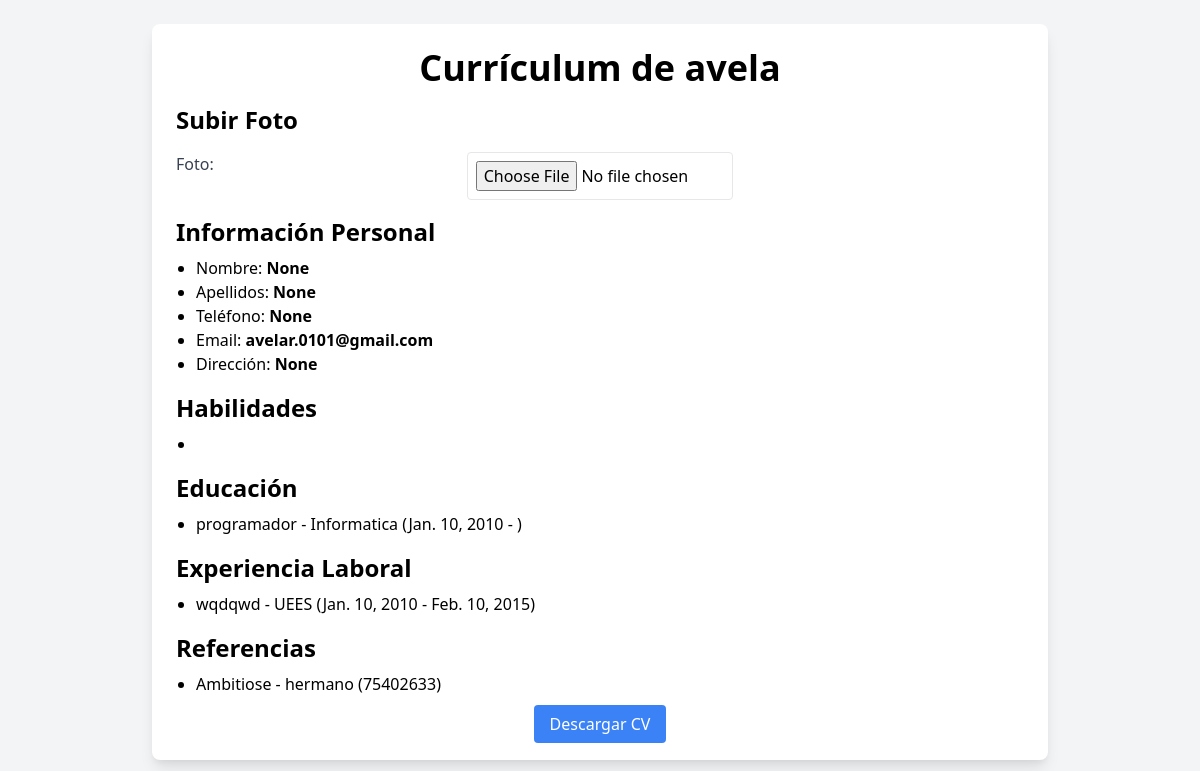
Page /curriculum/15/ (signed in) on the committed database.
### curriculum/models.py (models this page shows, shortened)
class Curriculum(models.Model):
    usuario = models.ForeignKey(Usuario, on_delete=models.CASCADE)
    fecha_creacion = models.DateTimeField(auto_now_add=True)
    plantilla_seleccionada = models.CharField(max_length=100)
    formato_exportacion = models.CharField(max_length=100)
    nombres = models.CharField(max_length=100, blank=True, null=True)  # Campo para Nombres
    apellidos = models.CharField(max_length=100, blank=True, null=True)  # Campo para Apellidos
    telefono = models.CharField(max_length=15, blank=True, null=True)  # Campo para Teléfono
    direccion = models.CharField(max_length=255, blank=True, null=True)  # Campo para Dirección
    foto = models.ImageField(upload_to='fotos/', null=True, blank=True)
    from django.db import models

class Usuario(AbstractUser):
    es_premium = models.BooleanField(default=False)
    groups = models.ManyToManyField(
        'auth.Group',
        related_name='usuarios_curriculum',  # Agrega related_name aquí
        blank=True,
        help_text='The groups this user belongs to. A user will get all permissions granted to each of their groups.',
        verbose_name='groups',
    )
    user_permissions = models.ManyToManyField(
        'auth.Permission',
        related_name='usuarios_curriculum',  # Agrega related_name aquí
        blank=True,
        help_text='Specific permissions for this user.',
        verbose_name='user permissions'
    )

class Educacion(models.Model):
    curriculum = models.ForeignKey(Curriculum, on_delete=models.CASCADE, related_name="educaciones")
    institucion = models.CharField(max_length=100)
    titulo = models.CharField(max_length=100)
    fecha_inicio = models.DateField()
    fecha_finalizacion = models.DateField()

class ExperienciaLaboral(models.Model):
    curriculum = models.ForeignKey(Curriculum, on_delete=models.CASCADE, related_name="experiencias")
    empresa = models.CharField(max_length=100)
    cargo = models.CharField(max_length=100)
    fecha_inicio = models.DateField()
    fecha_fin = models.DateField()
    descripcion = models.TextField()

class Referencia(models.Model):
    curriculum = models.ForeignKey(Curriculum, on_delete=models.CASCADE, related_name="referencias")
    nombre = models.CharField(max_length=100)
    edad = models.IntegerField()
    telefono = models.CharField(max_length=15)
    parentesco = models.CharField(max_length=100)

### curriculum/views.py (the view)
# urls.py: path('curriculum/<int:curriculum_id>/', views.curriculum_detalle, name='curriculum_detalle'),  # Detalles del currículum
@login_required
def curriculum_detalle(request, curriculum_id):
    curriculum = get_object_or_404(Curriculum, id=curriculum_id)
    if curriculum.usuario != request.user:
        return HttpResponseForbidden("No tienes permiso para acceder a este currículum.")
    experiencias = curriculum.experiencias.all()
    educaciones = curriculum.educaciones.all()
    habilidades = curriculum.habilidades.all()
    referencias = curriculum.referencias.all()
    context = {
        'curriculum': curriculum,
        'usuario': curriculum.usuario,
        'experiencias': experiencias,
        'educaciones': educaciones,
        'habilidades': habilidades,
        'referencias': referencias,
    }
    return render(request, 'curriculum/cv_template_1.html', context)

### curriculum/templates/curriculum/cv_template_1.html (shortened to what this page needs)
{% load static %}
<!DOCTYPE html>
<html lang="es">
<head>
    <link rel="stylesheet" href="{% static 'css/styles.css' %}">
    <link href="https://cdn.jsdelivr.net/npm/tailwindcss@2.2.19/dist/tailwind.min.css" rel="stylesheet">
</head>
<body class="bg-gray-100 p-6">
    <div class="max-w-4xl mx-auto bg-white shadow-lg rounded-lg p-6">
        <h1 class="text-4xl font-bold text-center mb-4">Currículum de {{ curriculum.usuario.username }}</h1>
        <h2 class="text-2xl font-semibold mb-4">Subir Foto</h2>
        <div class="grid grid-cols-1 md:grid-cols-3 gap-6 mb-4">
            <label for="id_foto" class="block text-gray-700">Foto:</label>
            <input type="file" name="foto" id="id_foto" accept="image/*" class="border rounded p-2">
        </div>
        <h2 class="text-2xl font-semibold mb-2">Información Personal</h2>
        <ul class="list-disc ml-5 mb-4">
            <li>Nombre: <strong>{{ curriculum.nombres }}</strong></li>
            <li>Apellidos: <strong>{{ curriculum.apellidos }}</strong></li>
            <li>Teléfono: <strong>{{ curriculum.telefono }}</strong></li>
            <li>Email: <strong>{{ curriculum.usuario.email }}</strong></li>
            <li>Dirección: <strong>{{ curriculum.direccion }}</strong></li>
        </ul>
        <h2 class="text-2xl font-semibold mb-2">Habilidades</h2>
        {% if habilidades %}
            <ul class="list-disc ml-5 mb-4">
            {% for habilidad in habilidades %}
                <li>{{ habilidad.nombre }}</li>
            {% endfor %}
            </ul>
        {% else %}
            <p>No hay habilidades disponibles.</p>
        {% endif %}
        <h2 class="text-2xl font-semibold mb-2">Educación</h2>
        {% if educaciones %}
            <ul class="list-disc ml-5 mb-4">
            {% for educacion in educaciones %}
                <li>{{ educacion.titulo }} - {{ educacion.institucion }} ({{ educacion.fecha_inicio }} - {{ educacion.fecha_fin }})</li>
            {% endfor %}
            </ul>
        {% else %}
            <p>No hay información de educación disponible.</p>
        {% endif %}
        <h2 class="text-2xl font-semibold mb-2">Experiencia Laboral</h2>
        {% if experiencias %}
            <ul class="list-disc ml-5 mb-4">
            {% for experiencia in experiencias %}
                <li>{{ experiencia.cargo }} - {{ experiencia.empresa }} ({{ experiencia.fecha_inicio }} - {{ experiencia.fecha_fin }})</li>
            {% endfor %}
            </ul>
        {% else %}
            <p>No hay experiencia laboral disponible.</p>
        {% endif %}
        <h2 class="text-2xl font-semibold mb-2">Referencias</h2>
        {% if referencias %}
            <ul class="list-disc ml-5 mb-4">
            {% for referencia in referencias %}
                <li>{{ referencia.nombre }} - {{ referencia.parentesco }} ({{ referencia.telefono }})</li>
            {% endfor %}
            </ul>
        {% else %}
            <p>No hay referencias disponibles.</p>
        {% endif %}
        <div class="text-center">
            <a href="{% url 'descargar_cv_1' curriculum.usuario.id %}" class="bg-blue-500 text-white py-2 px-4 rounded hover:bg-blue-700">
                Descargar CV
            </a>
        </div>
    </div>
</body>
</html>

### static/css/styles.css (style rules this page uses)
html, :host { line-height: 1.5; -webkit-text-size-adjust: 100%; -moz-tab-size: 4; -o-tab-size: 4; tab-size: 4; font-family: ui-sans-serif, system-ui, sans-serif, "Apple Color Emoji", "Segoe UI Emoji", "Segoe UI Symbol", "Noto Color Emoji"; font-feature-settings: normal; font-variation-settings: normal; -webkit-tap-highlight-color: transparent; }
body { margin: 0; line-height: inherit; }
h1, h2, h3, h4, h5, h6 { font-size: inherit; font-weight: inherit; }
a { color: inherit; text-decoration: inherit; }
b, strong { font-weight: bolder; }
button, input, optgroup, select, textarea { font-family: inherit; font-feature-settings: inherit; font-variation-settings: inherit; font-size: 100%; font-weight: inherit; line-height: inherit; letter-spacing: inherit; color: inherit; margin: 0; padding: 0; }
blockquote, dl, dd, h1, h2, h3, h4, h5, h6, hr, figure, p, pre { margin: 0; }
ol, ul, menu { list-style: none; margin: 0; padding: 0; }
input::placeholder, textarea::placeholder { opacity: 1; color: #9ca3af; }
.mx-auto { margin-left: auto; margin-right: auto; }
.mb-2 { margin-bottom: 0.5rem; }
.mb-4 { margin-bottom: 1rem; }
.block { display: block; }
.grid { display: grid; }
.list-disc { list-style-type: disc; }
.grid-cols-1 { grid-template-columns: repeat(1, minmax(0, 1fr)); }
.gap-6 { gap: 1.5rem; }
.rounded { border-radius: 0.25rem; }
.rounded-lg { border-radius: 0.5rem; }
.border { border-width: 1px; }
.bg-blue-500 { --tw-bg-opacity: 1; background-color: rgb(59 130 246 / var(--tw-bg-opacity)); }
.bg-gray-100 { --tw-bg-opacity: 1; background-color: rgb(243 244 246 / var(--tw-bg-opacity)); }
.bg-white { --tw-bg-opacity: 1; background-color: rgb(255 255 255 / var(--tw-bg-opacity)); }
.p-6 { padding: 1.5rem; }
.px-4 { padding-left: 1rem; padding-right: 1rem; }
.py-2 { padding-top: 0.5rem; padding-bottom: 0.5rem; }
.text-center { text-align: center; }
.text-2xl { font-size: 1.5rem; line-height: 2rem; }
.text-4xl { font-size: 2.25rem; line-height: 2.5rem; }
.font-bold { font-weight: 700; }
.font-semibold { font-weight: 600; }
.text-gray-700 { --tw-text-opacity: 1; color: rgb(55 65 81 / var(--tw-text-opacity)); }
.text-white { --tw-text-opacity: 1; color: rgb(255 255 255 / var(--tw-text-opacity)); }
.shadow-lg { --tw-shadow: 0 10px 15px -3px rgb(0 0 0 / 0.1), 0 4px 6px -4px rgb(0 0 0 / 0.1); --tw-shadow-colored: 0 10px 15px -3px var(--tw-shadow-color), 0 4px 6px -4px var(--tw-shadow-color); box-shadow: var(--tw-ring-offset-shadow, 0 0 #0000), var(--tw-ring-shadow, 0 0 #0000), var(--tw-shadow); }

### rows in the picture
Curriculum: usuario.username "avela", nombres "None", apellidos "None", telefono "None", usuario.email "avelar.0101@gmail.com", direccion "None"
Educacion: titulo "programador", institucion "Informatica", fecha_inicio "Jan. 10, 2010"
ExperienciaLaboral: cargo "wqdqwd", empresa "UEES", fecha_inicio "Jan. 10, 2010", fecha_fin "Feb. 10, 2015"
Referencia: nombre "Ambitiose", parentesco "hermano", telefono "75402633"
